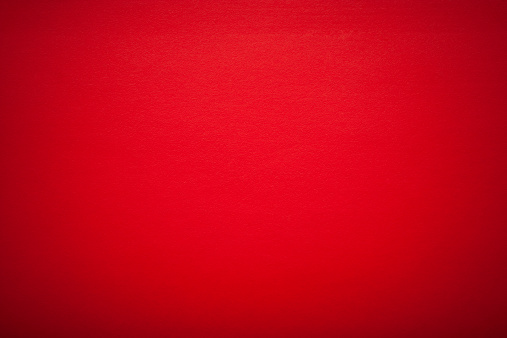
#> input picture images/red-background.jpeg, 507 x 338 px, given in place of input.jpg, which was not available
$ python alpha-blending.py
#> lines starting #> are read from the running program, lines starting #| are printed output that depends on the picture; pictures that were not available may be replaced by others from this repository, and a replacement may not be noted
import cv2

# Read the images

foreground = cv2.imread("images/input.jpg")
#> foreground is the input picture: shape (338, 507, 3); mean B, G, R 23.3, 4, 198.3

background = cv2.imread("images/red-background.jpeg")

alpha = cv2.imread("images/mask.png")
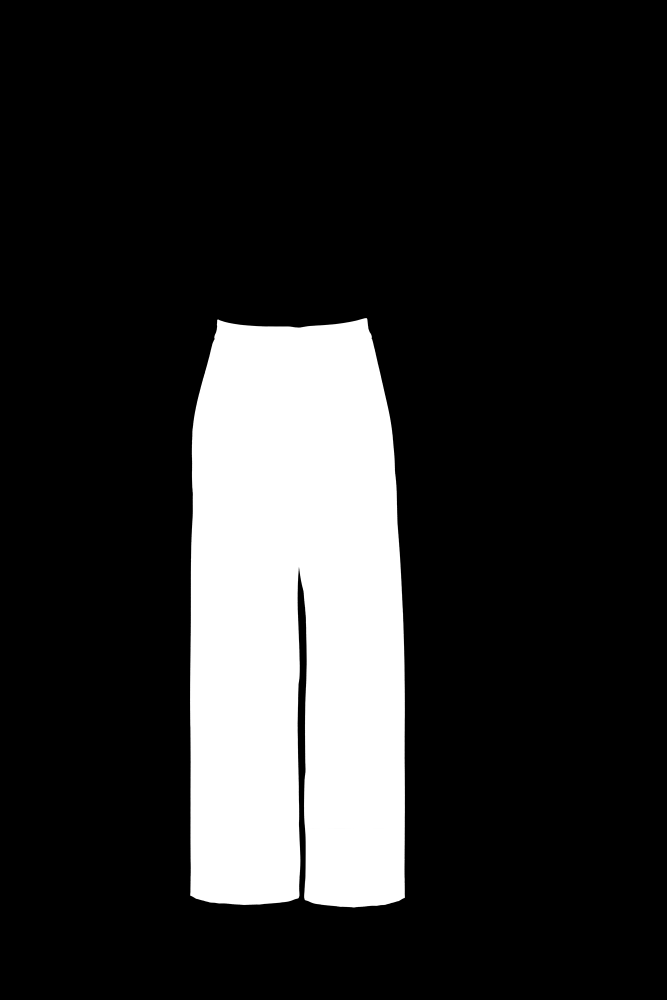
#> input picture images/mask.png, 2000 x 3000 px (shown at 1/3 size)
#> alpha is the input picture: shape (3000, 2000, 3); min 0, max 255, mean 44.6

# Resize the images

alpha = cv2.resize(alpha, foreground.shape[1::-1])
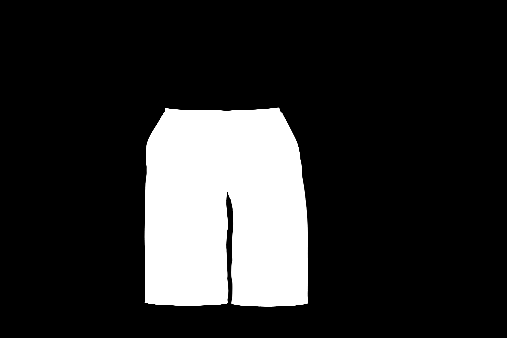
#> alpha: shape (338, 507, 3); min 0, max 255, mean 44.6

background = cv2.resize(background, foreground.shape[1::-1])

# Convert uint8 to float

foreground = foreground.astype(float)

background = background.astype(float)

# Normalize the alpha mask to keep intensity between 0 and 1

alpha = alpha.astype(float) / 255

# Multiply the foreground with the alpha matte

foreground = cv2.multiply(alpha, foreground)
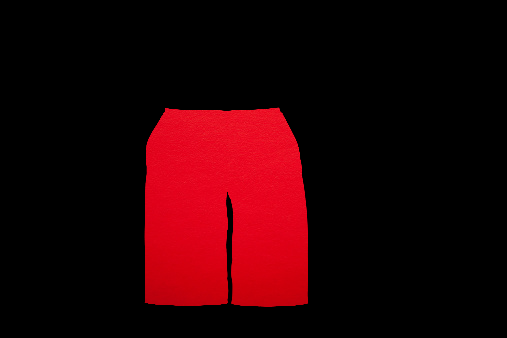
#> foreground: shape (338, 507, 3) float64; mean B, G, R 4.6, 0.7, 39.1

# Multiply the background with ( 1 - alpha )

background = cv2.multiply(1.0 - alpha, background)
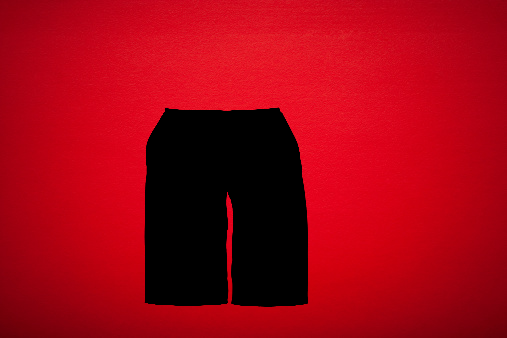
#> background: shape (338, 507, 3) float64; mean B, G, R 18.7, 3.3, 159.3

# Add the masked foreground and background.

outImage = cv2.add(foreground, background)

# Display image

# cv2.imshow(outImage)
cv2.imwrite("images/result.jpg",outImage)
